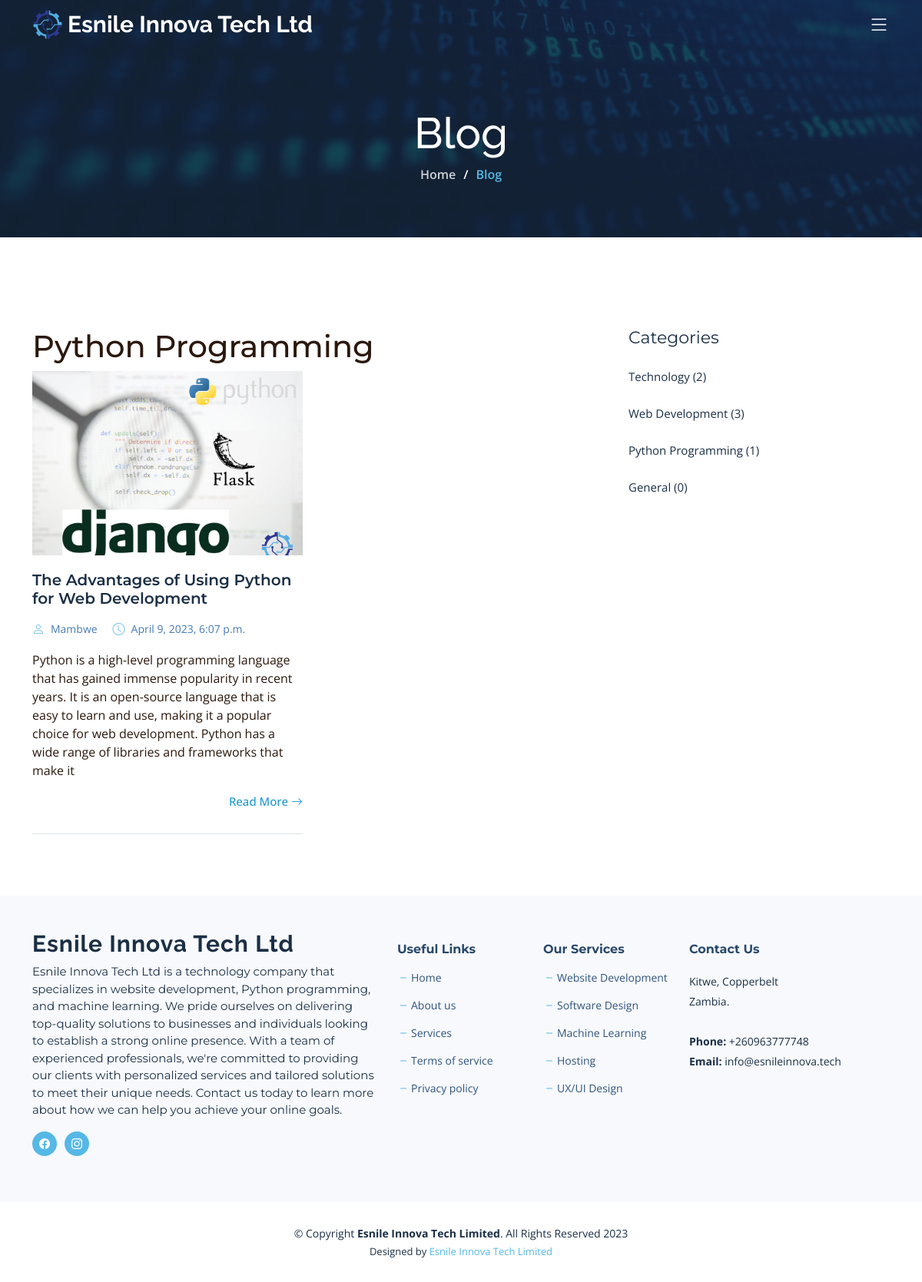
The page /category/Python Programming/ on the database its author committed.
### esnileupgrade/models.py (models this page shows, shortened)
class Category(models.Model):
    name = models.CharField(max_length=255)
    def __str__(self):
        return self.name
    def post_count(self):
        return Post.objects.filter(category=self).count()

class Post(models.Model):
    title = models.CharField(max_length=255)
    title_tag = models.CharField(max_length=255, default="Esnile Innova Tech Ltd")
    author = models.ForeignKey(User, on_delete=models.CASCADE, default=1)
    slug = models.SlugField()
    image = models.ImageField(null=True, blank=True, upload_to='blog_images/')
    intro = models.TextField()
    body = models.TextField()
    category = models.CharField(max_length=255)
    date_added = models.DateTimeField(auto_now_add=True)

### esnileupgrade/views.py (the view)
# urls.py: path('category/<str:cats>/', CategoryView.as_view(), name='category'),
class CategoryView(ListView):
    paginate_by = 6
    ordering = ['-date_added']
    template_name = 'blog/categories.html'
    def get(self, request, cats):
        category = get_object_or_404(Category, name=cats.replace('-', ' '))
        category_posts = Post.objects.filter(category=category)
        post_count = category_posts.count()
        paginator = Paginator(category_posts, self.paginate_by)
        page = request.GET.get('page')
        page_obj = paginator.get_page(page)
        categories = Category.objects.all()
        context = {
            'category': category,
            'category_posts': page_obj,
            'post_count': post_count,
            'categories': categories,
        }
        return render(request, self.template_name, context)

### esnileupgrade/templates/blog/categories.html (shortened to what this page needs)
{% extends 'blog/base.html' %}
{% load static %}
{% block content %}
<div class="breadcrumbs d-flex align-items-center" style="background-image: url('{% static 'img/blog-header.jpg' %}');">
  <div class="container position-relative d-flex flex-column align-items-center">
    <h2>Blog</h2>
    <ol>
      <li><a href="{% url 'home' %}">Home</a></li>
      <li>Blog</li>
    </ol>
  </div>
</div>
<div class="section-header">
</div>
<div>
  <section id="blog" class="blog">
    <div class="container" data-aos="fade-up">
      <div class="row g-5">
        <div class="col-lg-8" data-aos="fade-up" data-aos-delay="200">
          <h1>{{ category.name }}</h1>
          {% for post in category_posts %}
          {% if forloop.counter0|divisibleby:2 %}
          <div class="row gy-5 posts-list">
          {% endif %}
            <div class="col-lg-6">
              <article class="d-flex flex-column">
                {% if post.image %}
                <div class="post-img"><img src="{{post.image.url}}"  class="img-fluid" alt=""></div>
                {% endif %}
                <h2 class="title">
                  <a href="{% url 'post_detail' post.slug %}">{{ post.title }}</a>
                </h2>
                <div class="meta-top">
                  <ul>
                    <li class="d-flex align-items-center"><i class="bi bi-person"></i> <a href="{% url 'post_detail' post.slug %}">{{post.author.first_name}} </a></li>
                    <li class="d-flex align-items-center"><i class="bi bi-clock"></i> <a href="{% url 'post_detail' post.slug %}"><time datetime=" {{ post.date_added }}"> {{ post.date_added }}</time></a></li>
                  </ul>
                </div>
                <div class="content">
                  <p>
                    {{ post.intro }}
                  </p>
                </div>
                <div class="read-more mt-auto align-self-end">
                  <a href="{% url 'post_detail' post.slug %}">Read More <i class="bi bi-arrow-right"></i></a>
                </div>
              </article>
            </div>
          {% if forloop.counter|divisibleby:2 or forloop.last %}
          </div>
          {% endif %}
          {% endfor %}
        </div>
        <div class="col-lg-4" data-aos="fade-up" data-aos-delay="300">
          <div class="sidebar">
            <h3 class="sidebar-title">Categories</h3>
            <div class="sidebar-item categories">
              <ul>
                {% for category in categories %}
                <br>
                <li><a href="{% url 'category' category.name %}">{{ category.name }} ({{ category.post_count }})</a></li>
                {% empty %}
                <li>No categories yet.</li>
                {% endfor %}
              </ul>
            </div>
          </div>
        </div>
      </div>
      </div>
    </div>
</div>
{% endblock %}

### esnileupgrade/static/css/main.css (style rules this page uses)
body { font-family: var(--font-default); color: var(--color-default); }
a { color: var(--color-primary); text-decoration: none; transition: 0.3s; }
h1, h2, h3, h4, h5, h6 { font-family: var(--font-primary); }
section { overflow: hidden; padding: 80px 0; }
.section-header { text-align: center; padding-bottom: 30px; }
.breadcrumbs { padding: 140px 0 60px 0; min-height: 30vh; position: relative; background-size: cover; background-position: center; background-repeat: no-repeat; }
.breadcrumbs:before { content: ""; background-color: rgba(27, 47, 69, 0.7); position: absolute; inset: 0; }
.breadcrumbs h2 { font-size: 56px; font-weight: 500; color: #fff; font-family: var(--font-secondary); }
.breadcrumbs ol { display: flex; flex-wrap: wrap; list-style: none; padding: 0 0 10px 0; margin: 0; font-size: 16px; font-weight: 600; color: var(--color-primary); }
.breadcrumbs ol a { color: rgba(255, 255, 255, 0.8); transition: 0.3s; }
.breadcrumbs ol li+li { padding-left: 10px; }
.breadcrumbs ol li+li::before { display: inline-block; padding-right: 10px; color: #fff; content: "/"; }
.blog .posts-list article { height: 100%; border-bottom: 1px solid #d6e2ef; padding-bottom: 30px; }
.blog .posts-list .post-img { max-height: 240px; overflow: hidden; }
.blog .posts-list .title { font-size: 20px; font-weight: 600; padding: 0; margin: 20px 0 0 0; }
.blog .posts-list .title a { color: var(--color-secondary); transition: 0.3s; }
.blog .posts-list .meta-top { margin-top: 20px; color: #467ab3; }
.blog .posts-list .meta-top ul { display: flex; flex-wrap: wrap; list-style: none; align-items: center; padding: 0; margin: 0; }
.blog .posts-list .meta-top ul li+li { padding-left: 20px; }
.blog .posts-list .meta-top i { font-size: 16px; margin-right: 8px; line-height: 0; color: rgba(86, 184, 230, 0.8); }
.blog .posts-list .meta-top a { color: #467ab3; font-size: 14px; display: inline-block; line-height: 1; }
.blog .posts-list .content { margin-top: 20px; }
.blog .posts-list .read-more a { display: inline-block; color: #1f98d1; transition: 0.3s; font-size: 15px; font-weight: 500; }
.blog .sidebar .sidebar-title { font-size: 22px; font-weight: 400; padding: 0; margin: 0; color: var(--color-secondary); }
.blog .sidebar .categories ul { list-style: none; padding: 0; }
.blog .sidebar .categories ul a { color: var(--color-secondary); font-size: 15px; }

### rows shown on the page
Category: name "Python Programming", post_count "1"
Post: image (picture), title "The Advantages of Using Python for Web Development", author.first_name "Mambwe", date_added "April 9, 2023, 6:07 p.m.", intro "Python is a high-level programming language that has gained immense popularity in recent years. It is an open-source language that is easy to learn and use, making it a popular choice for web development. Python has a wide range of libraries and frameworks that make it"
Category: name "Technology", post_count "2"
Category: name "Web Development", post_count "3"
Category: name "General", post_count "0"
